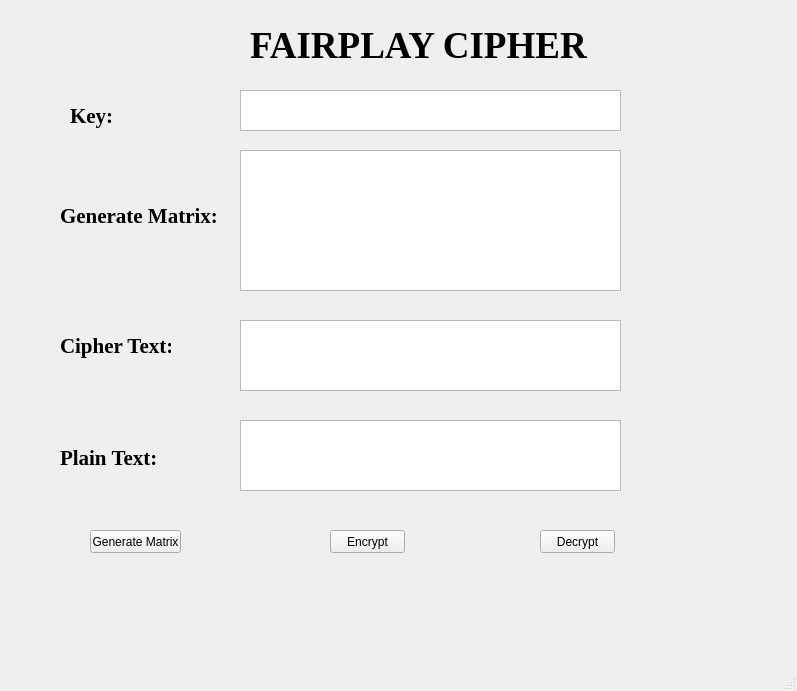
<?xml version="1.0" encoding="UTF-8"?>
<ui version="4.0">
 <class>PlayFairCipher</class>
 <widget class="QMainWindow" name="PlayFairCipher">
  <property name="geometry">
   <rect>
    <x>0</x>
    <y>0</y>
    <width>797</width>
    <height>691</height>
   </rect>
  </property>
  <property name="windowTitle">
   <string>PlayFairCipher</string>
  </property>
  <widget class="QWidget" name="centralwidget">
   <widget class="QPushButton" name="btn_GenerateMatrix">
    <property name="geometry">
     <rect>
      <x>630</x>
      <y>1050</y>
      <width>91</width>
      <height>23</height>
     </rect>
    </property>
    <property name="text">
     <string>Generate Matrix</string>
    </property>
   </widget>
   <widget class="QTextEdit" name="txt_PlainText_2">
    <property name="geometry">
     <rect>
      <x>780</x>
      <y>940</y>
      <width>381</width>
      <height>71</height>
     </rect>
    </property>
   </widget>
   <widget class="QPushButton" name="btn_Encrypt_2">
    <property name="geometry">
     <rect>
      <x>870</x>
      <y>1050</y>
      <width>75</width>
      <height>23</height>
     </rect>
    </property>
    <property name="text">
     <string>Encrypt</string>
    </property>
   </widget>
   <widget class="QPushButton" name="btn_Decrypt_2">
    <property name="geometry">
     <rect>
      <x>1150</x>
      <y>1050</y>
      <width>75</width>
      <height>23</height>
     </rect>
    </property>
    <property name="text">
     <string>Decrypt</string>
    </property>
   </widget>
   <widget class="QLabel" name="label2_2">
    <property name="geometry">
     <rect>
      <x>600</x>
      <y>970</y>
      <width>101</width>
      <height>16</height>
     </rect>
    </property>
    <property name="font">
     <font>
      <family>Times New Roman</family>
      <pointsize>16</pointsize>
      <weight>75</weight>
      <bold>true</bold>
     </font>
    </property>
    <property name="text">
     <string>Plain Text:</string>
    </property>
   </widget>
   <widget class="QPushButton" name="btn_GenerateMatrix_2">
    <property name="geometry">
     <rect>
      <x>630</x>
      <y>1050</y>
      <width>91</width>
      <height>23</height>
     </rect>
    </property>
    <property name="text">
     <string>Generate Matrix</string>
    </property>
   </widget>
   <widget class="QTextEdit" name="txt_PlainText_3">
    <property name="geometry">
     <rect>
      <x>780</x>
      <y>940</y>
      <width>381</width>
      <height>71</height>
     </rect>
    </property>
   </widget>
   <widget class="QPushButton" name="btn_Encrypt_3">
    <property name="geometry">
     <rect>
      <x>870</x>
      <y>1050</y>
      <width>75</width>
      <height>23</height>
     </rect>
    </property>
    <property name="text">
     <string>Encrypt</string>
    </property>
   </widget>
   <widget class="QPushButton" name="btn_Decrypt_3">
    <property name="geometry">
     <rect>
      <x>1150</x>
      <y>1050</y>
      <width>75</width>
      <height>23</height>
     </rect>
    </property>
    <property name="text">
     <string>Decrypt</string>
    </property>
   </widget>
   <widget class="QLabel" name="label2_3">
    <property name="geometry">
     <rect>
      <x>600</x>
      <y>970</y>
      <width>101</width>
      <height>16</height>
     </rect>
    </property>
    <property name="font">
     <font>
      <family>Times New Roman</family>
      <pointsize>16</pointsize>
      <weight>75</weight>
      <bold>true</bold>
     </font>
    </property>
    <property name="text">
     <string>Plain Text:</string>
    </property>
   </widget>
   <widget class="QLabel" name="lable4_2">
    <property name="geometry">
     <rect>
      <x>60</x>
      <y>200</y>
      <width>161</width>
      <height>31</height>
     </rect>
    </property>
    <property name="font">
     <font>
      <family>Times New Roman</family>
      <pointsize>16</pointsize>
      <weight>75</weight>
      <bold>true</bold>
     </font>
    </property>
    <property name="text">
     <string>Generate Matrix:</string>
    </property>
   </widget>
   <widget class="QLabel" name="Lable1">
    <property name="geometry">
     <rect>
      <x>250</x>
      <y>10</y>
      <width>391</width>
      <height>71</height>
     </rect>
    </property>
    <property name="font">
     <font>
      <family>Times New Roman</family>
      <pointsize>28</pointsize>
      <weight>75</weight>
      <bold>true</bold>
     </font>
    </property>
    <property name="text">
     <string>FAIRPLAY CIPHER</string>
    </property>
   </widget>
   <widget class="QTextEdit" name="txt_CipherText">
    <property name="geometry">
     <rect>
      <x>240</x>
      <y>320</y>
      <width>381</width>
      <height>71</height>
     </rect>
    </property>
   </widget>
   <widget class="QTextEdit" name="txt_GenerateMatrix">
    <property name="geometry">
     <rect>
      <x>240</x>
      <y>150</y>
      <width>381</width>
      <height>141</height>
     </rect>
    </property>
   </widget>
   <widget class="QPushButton" name="btn_Generate_Matrix">
    <property name="geometry">
     <rect>
      <x>90</x>
      <y>530</y>
      <width>91</width>
      <height>23</height>
     </rect>
    </property>
    <property name="text">
     <string>Generate Matrix</string>
    </property>
   </widget>
   <widget class="QTextEdit" name="txt_PlainText">
    <property name="geometry">
     <rect>
      <x>240</x>
      <y>420</y>
      <width>381</width>
      <height>71</height>
     </rect>
    </property>
   </widget>
   <widget class="QPushButton" name="btn_Encrypt">
    <property name="geometry">
     <rect>
      <x>330</x>
      <y>530</y>
      <width>75</width>
      <height>23</height>
     </rect>
    </property>
    <property name="text">
     <string>Encrypt</string>
    </property>
   </widget>
   <widget class="QTextEdit" name="txt_Key">
    <property name="geometry">
     <rect>
      <x>240</x>
      <y>90</y>
      <width>381</width>
      <height>41</height>
     </rect>
    </property>
   </widget>
   <widget class="QPushButton" name="btn_Decrypt">
    <property name="geometry">
     <rect>
      <x>540</x>
      <y>530</y>
      <width>75</width>
      <height>23</height>
     </rect>
    </property>
    <property name="text">
     <string>Decrypt</string>
    </property>
   </widget>
   <widget class="QLabel" name="lable3">
    <property name="geometry">
     <rect>
      <x>70</x>
      <y>100</y>
      <width>101</width>
      <height>31</height>
     </rect>
    </property>
    <property name="font">
     <font>
      <family>Times New Roman</family>
      <pointsize>16</pointsize>
      <weight>75</weight>
      <bold>true</bold>
     </font>
    </property>
    <property name="text">
     <string>Key:</string>
    </property>
   </widget>
   <widget class="QLabel" name="label2">
    <property name="geometry">
     <rect>
      <x>60</x>
      <y>450</y>
      <width>101</width>
      <height>16</height>
     </rect>
    </property>
    <property name="font">
     <font>
      <family>Times New Roman</family>
      <pointsize>16</pointsize>
      <weight>75</weight>
      <bold>true</bold>
     </font>
    </property>
    <property name="text">
     <string>Plain Text:</string>
    </property>
   </widget>
   <widget class="QLabel" name="lable4">
    <property name="geometry">
     <rect>
      <x>60</x>
      <y>330</y>
      <width>111</width>
      <height>31</height>
     </rect>
    </property>
    <property name="font">
     <font>
      <family>Times New Roman</family>
      <pointsize>16</pointsize>
      <weight>75</weight>
      <bold>true</bold>
     </font>
    </property>
    <property name="text">
     <string>Cipher Text:</string>
    </property>
   </widget>
  </widget>
  <widget class="QMenuBar" name="menubar">
   <property name="geometry">
    <rect>
     <x>0</x>
     <y>0</y>
     <width>797</width>
     <height>21</height>
    </rect>
   </property>
  </widget>
  <widget class="QStatusBar" name="statusbar"/>
 </widget>
 <resources/>
 <connections/>
</ui>
